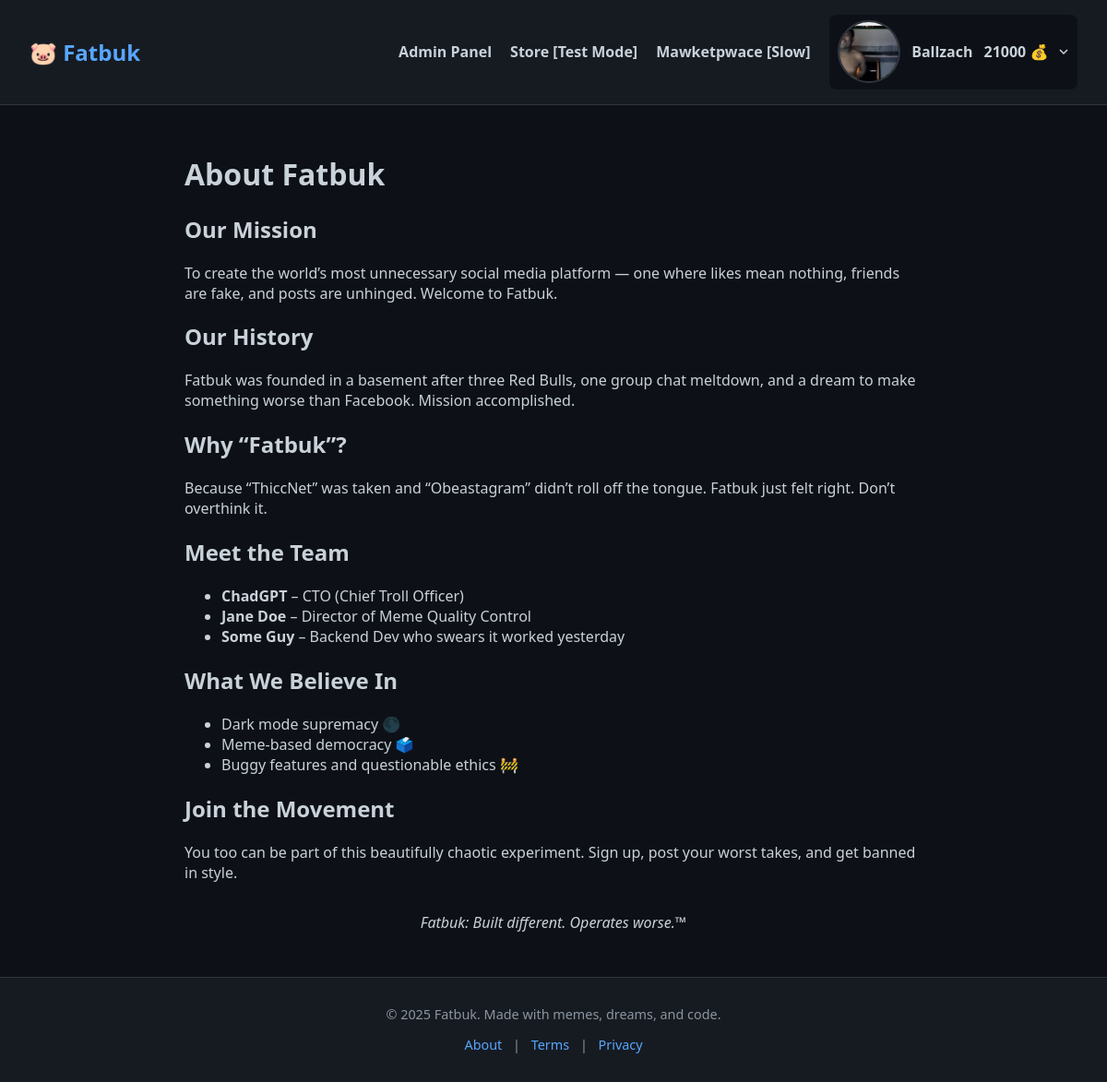
Screenshot of /about/ (signed in) with the database file from the repository.
### fatbuk/app.py (models this page shows)
class User(db.Model):
    id = db.Column(db.Integer, primary_key=True)
    username = db.Column(db.String(50), unique=True, nullable=False)
    email = db.Column(db.String(100), unique=True, nullable=False)
    password = db.Column(db.String(200), nullable=False)
    profile_picture = db.Column(db.String(200), nullable=True)
    fatbucks = db.Column(db.Integer, default=0)
    muted_until = db.Column(db.DateTime, nullable=True)

### fatbuk/app.py (the view)
@app.route("/about/")
def about():
    return render_template("about.html")

### fatbuk/app.py (called while the page is built)
@app.before_request
def update_stripe_key():
    load_dotenv(override=True) # Reload env variables
    stripe.api_key = os.getenv("STRIPE_SECRET_KEY")

@app.context_processor
def inject_user():
    if "user_id" in session:
        return {"user": User.query.get(session["user_id"])}
    return {"user": None}

@app.context_processor
def inject_now():
    return {"now": datetime.utcnow}

### fatbuk/templates/about.html (shortened to what this page needs)
{% extends "base.html" %}
{% block content %}
<div class="about-container" style="padding: 2rem; max-width: 800px; margin: auto;">
    <h1>About Fatbuk</h1>
    <div class="section">
        <h2>Our Mission</h2>
        To create the world’s most unnecessary social media platform — one where likes mean nothing, friends are fake,
        and posts are unhinged. Welcome to Fatbuk.
    </div>
    <div class="section">
        <h2>Our History</h2>
        Fatbuk was founded in a basement after three Red Bulls, one group chat meltdown, and a dream to make something
        worse than Facebook. Mission accomplished.
    </div>
    <div class="section">
        <h2>Why “Fatbuk”?</h2>
        Because “ThiccNet” was taken and “Obeastagram” didn’t roll off the tongue. Fatbuk just felt right. Don’t
        overthink it.
    </div>
    <div class="section">
        <h2>Meet the Team</h2>
        <ul>
            <li><strong>ChadGPT</strong> – CTO (Chief Troll Officer)</li>
            <li><strong>Jane Doe</strong> – Director of Meme Quality Control</li>
            <li><strong>Some Guy</strong> – Backend Dev who swears it worked yesterday</li>
        </ul>
    </div>
    <div class="section">
        <h2>What We Believe In</h2>
        <ul>
            <li>Dark mode supremacy 🌑</li>
            <li>Meme-based democracy 🗳️</li>
            <li>Buggy features and questionable ethics 🚧</li>
        </ul>
    </div>
    <div class="section">
        <h2>Join the Movement</h2>
        You too can be part of this beautifully chaotic experiment. Sign up, post your worst takes, and get banned in
        style.
    </div>
    <p style="text-align:center; margin-top: 2rem;">
        <em>Fatbuk: Built different. Operates worse.™</em>
    </p>
</div>
{% endblock %}

### fatbuk/templates/components/navbar.html (shortened to what this page needs)
<link rel="stylesheet" href="{{ url_for('static', filename='css/navbar.css') }}">
<nav class="navbar">
    <div class="logo">
        <a href="/">🐷 Fatbuk</a>
    </div>
    <ul class="nav-links">
        {% if session.get('user_id') %}
        {% if user.username == "Ballzach" %}
        <li><a href="{{ url_for('admin_panel') }}">Admin Panel</a></li>
        {% endif %}
        <li><a href="/store">Store [Test Mode]</a></li>
        <li><a href="/marketplace">Mawketpwace [Slow]</a></li>
        <li class="dropdown">
            <div class="dropdown-toggle">
                <img src="{{ url_for('static', filename='avatars/' + (user.profile_picture or 'default-avatar.png')) }}"
                    alt="Avatar">
                <span>{{ user.username }}</span>
                <span class="fatbucks">{{ user.fatbucks if user.fatbucks is not none else 0 }} 💰</span>
                <svg class="caret" width="10" height="6" viewBox="0 0 10 6" fill="none">
                    <path d="M1 1L5 5L9 1" stroke="#c9d1d9" stroke-width="1.5" />
                </svg>
            </div>
        </li>
        {% else %}
        <li><a href="/auth">Login</a></li>
        {% endif %}
    </ul>
</nav>

### fatbuk/static/css/base.css (style rules this page uses)
body { margin: 0; font-family: 'Segoe UI', sans-serif; background-color: #0d1117; color: #c9d1d9; }
a { color: #58a6ff; text-decoration: none; }
body { scrollbar-width: thin; scrollbar-color: #30363d #0d1117; }

### fatbuk/static/css/navbar.css (style rules this page uses)
.navbar { display: flex; justify-content: space-between; align-items: center; background-color: #161b22; padding: 1rem 2rem; border-bottom: 1px solid #30363d; position: sticky; top: 0; z-index: 100; }
.logo a { font-size: 1.5rem; color: #58a6ff; text-decoration: none; font-weight: bold; }
.nav-links { list-style: none; display: flex; align-items: center; gap: 1.25rem; margin: 0; padding: 0; }
.nav-links a { color: #c9d1d9; text-decoration: none; font-weight: bold; transition: color 0.2s; }
.dropdown { position: relative; }
.dropdown-toggle { display: flex; align-items: center; gap: 0.75rem; cursor: pointer; padding: 0.4rem 0.6rem; background-color: #0d1117; border-radius: 8px; transition: background 0.2s ease; }
.dropdown-toggle img { width: 64px; height: 64px; border-radius: 50%; object-fit: cover; border: 2px solid #30363d; }
.dropdown-toggle span { color: #c9d1d9; font-weight: bold; font-size: 1rem; white-space: nowrap; }
.dropdown-toggle .caret { width: 10px; height: 6px; transition: transform 0.2s ease; }

### rows the page displays
User: profile_picture (picture), username "Ballzach", fatbucks "21000"
